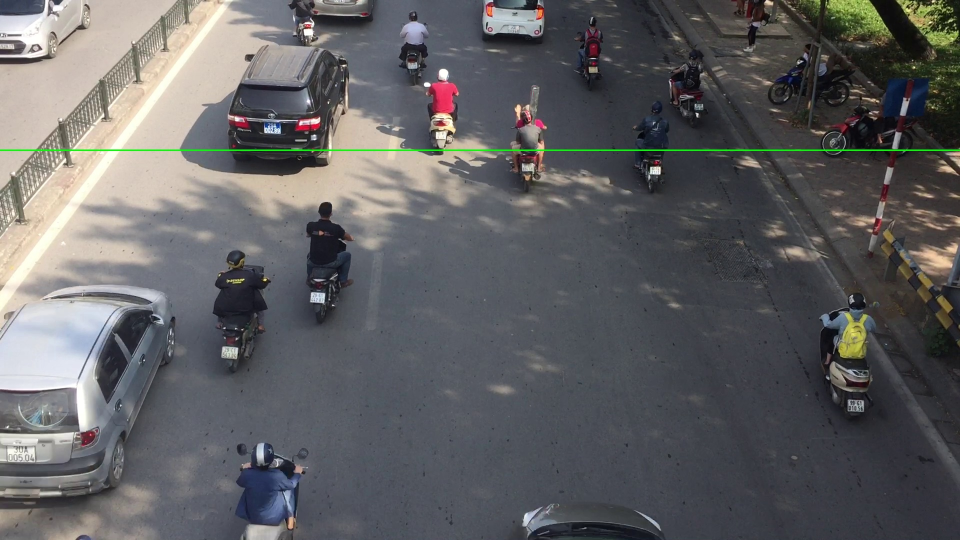
#> input picture Implementation/hope6Crop/1012.jpg, 1920 x 1080 px, given in place of 1081.jpg, which was not available (shown at 1/2 size)
$ python testloop_2.py   (Python 2 division)
#> lines starting #> are read from the running program, lines starting #| are printed output that depends on the picture; after the words box and inside, x2 and y2 are one past the last pixel; in counts of white or black regions, pixels touching at a corner belong together; pictures that were not available may be replaced by others from this repository, and a replacement may not be noted
import sys
from collections import namedtuple
import numpy as np
import cv2
import time
start_time = time.time()
sys.stdout.flush()
count_object=0
Detection = namedtuple("Detection", ["image_path", "gt", "pred"])
face_cascade = cv2.CascadeClassifier('cascade.xml')
#151512neg.xml :
#Precision : 30.7871367966%
#Recall : 51.1606245932%
#F-measure : 0.384412977545

#1515LBP12neg.xml :
#Precision : 33.4039847892%
#Recall : 52.229436018%
#F-measure : 0.407474387885

#1515fullneg.xml :
#Precision : 28.4640250043%
#Recall : 50.8505779029%
#F-measure : 0.364979982968

#1515newHaar12neg.xml :


# define the `Detection` object
#Detection = namedtuple("Detection", ["image_path", "gt", "pred"])
def bb_intersection_over_union(boxA, boxB):
	# determine the (x, y)-coordinates of the intersection rectangle
	xA = max(boxA[0], boxB[0])
	yA = max(boxA[1], boxB[1])#----------------------------------------------
	xB = min(boxA[2], boxB[2])
	yB = min(boxA[3], boxB[3])
	# compute the area of intersection rectangle
	interArea = (xB - xA ) * (yB - yA )#+1 de lam gi
	# compute the area of both the prediction and ground-truth
	# rectangles
	boxAArea = (boxA[2] - boxA[0]) * (boxA[3] - boxA[1])#+1 de lam gi
	boxBArea = (boxB[2] - boxB[0]) * (boxB[3] - boxB[1])#+1 de lam gi
	# compute the intersection over union by taking the intersection
	# area and dividing it by the sum of prediction + ground-truth
	# areas - the interesection area
	iou = interArea / float(boxAArea + boxBArea - interArea)

	# return the intersection over union value
	return iou

def doOverlap(x0,y0,x1,y1,a0,b0,a1,b1):
	overLap = True

	# determine if the rectangle is on the side or over each other or not
	if (x0 > a1) or (a0 > x1) or (y1 < b0) or (b1 < y0):
		overLap = False
	return overLap

#return true if number and false if not
def isInt(s):
    try:
        int(s)
        return True
    except ValueError:
        return False

todo=0
dim = (800,800)
sumPrecision = 0
sumRecall = 0
count_line=0
#open file
with open("test2.txt") as f:
	#loop through each line in location.txt
#> (reads Implementation/test2.txt from the repository)
	for line in f:
		list = []
		count_line+=1
		i=0
		#break line (after each space) ex: 1.JPG numObject x11 y11 x12 y12 x21 y21 x22 y22 into element ["1.JPG","numObject",...]
		for token in line.split():
			list.append(token)#add element in the end of list

		input_true = []
		predPositive=0
		truePositive=0
		while i<len(list): #loop through whole line
			try:
			#check if the input is a number or not
			#if it isnt a number -> path name
				if isInt(list[i]):
					if i==1:
						numObject = list[i] #numObject = number of objects in image
						print "no of object : "+numObject
					else:
						input_true.append(list[i])#add coor in end of list
				else:
					path=list[i]#path = path name
					print "image path : "+path
			finally:
				i+=1
		img = cv2.imread("hope6Crop/"+str(list[0]))
#> img is the input picture: shape (1080, 1920, 3); mean B, G, R 98.2, 96.5, 96.6
		gray = cv2.cvtColor(img, cv2.COLOR_BGR2GRAY)
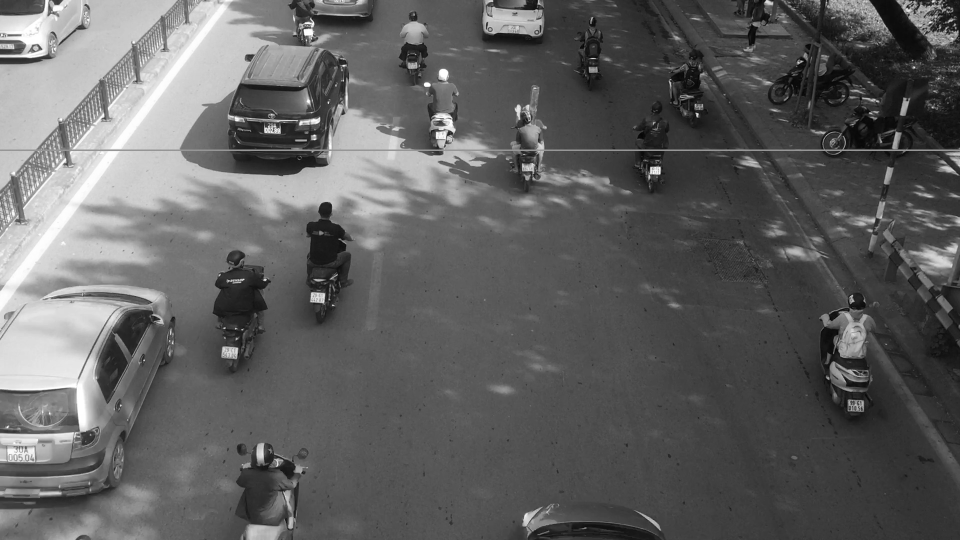
#> gray: shape (1080, 1920) (shown at 1/2 size); min 0, max 255, mean 96.8
		cropGray = gray[300:np.size(gray,0),0:np.size(gray,1)]
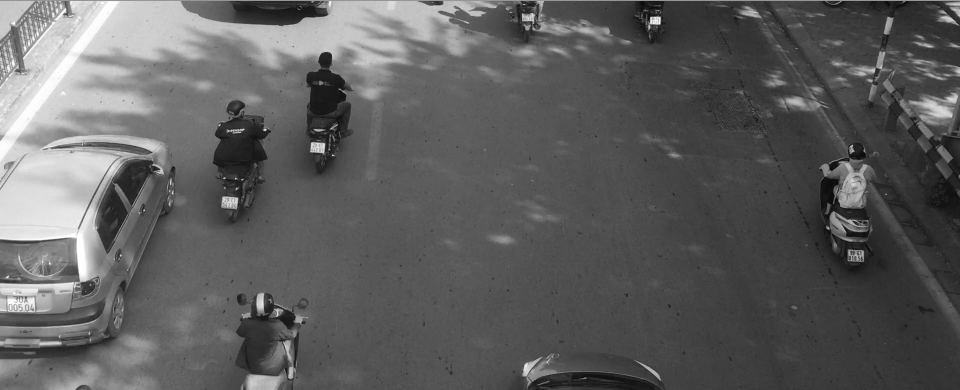
#> cropGray: shape (780, 1920) (shown at 1/2 size); min 0, max 255, mean 94.2
		faces = face_cascade.detectMultiScale(cropGray, 1.05, 5,minSize=(20,20),maxSize=(66,60))
#> faces = 123 rows, first 6: [772, 0, 22, 22], [1006, 8, 23, 23], [1198, 49, 28, 28], [1412, 98, 31, 31], [634, 99, 32, 32], [946, 124, 39, 39]
		tempInputTrue = 0
		#cv2.rectangle(frame,(0,300),(1920,300),(0,255,0),2)
		#cropGray = gray[245:np.size(gray,0),0:np.size(gray,1)]
		count_match=0
		for i in xrange(1,int(numObject)+1):
			#print i
			count_object+=1
			x11=int(input_true[tempInputTrue])
			x12=int(input_true[tempInputTrue+1])
			x21=int(input_true[tempInputTrue])+int(input_true[tempInputTrue+2])
			x22=int(input_true[tempInputTrue+3])+int(input_true[tempInputTrue+1])
			#----------
			#cv2.rectangle(img,(x11,x12),(x21,x22),(0,255,0),2)
			#loop through each predicted faces
			predPositive=0
			for (x,y,w,h) in faces:
				predPositive+=1
				cv2.rectangle(cropGray,(x,y),(x+w,y+h),(255,0,0),2)
				Detection.gt = [x11,x12,x21,x22]
				Detection.pred = [x,y+300,x+w,y+h+300]
				#cv2.rectangle(img,(x11,x12),(x21,x22),(0,255,0),2)
			#	check overlap if do -> calculate iou
				if doOverlap(x11,x12,x21,x22,x,y+300,x+w,y+h+300):
					iou = bb_intersection_over_union(Detection.gt,Detection.pred)
					#match if iou>0.5
					if iou>0.5:
						count_match+=1
						#print("iou : "+str(iou))
			#index +4
			tempInputTrue+=4
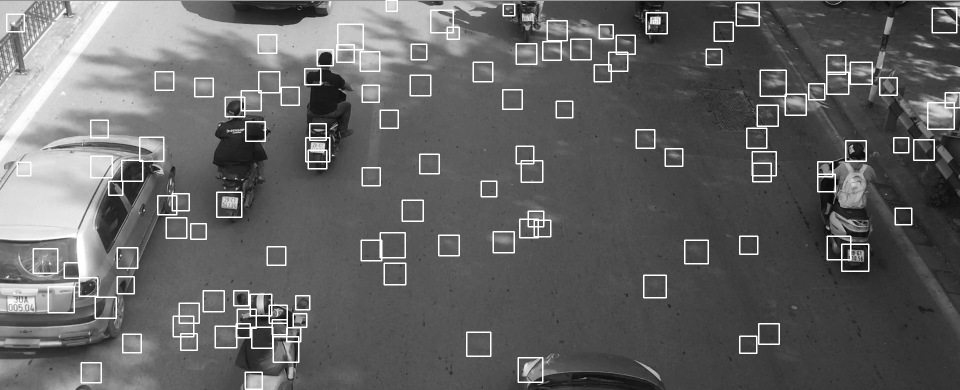
#> cropGray: shape (780, 1920) (shown at 1/2 size); 3.67% of pixels changed, all inside (x1, y1, x2, y2) = (12, 0, 1920, 780)
#> after the loop, count_match = 0; count_object = 6; tempInputTrue = 24
		#calculate Precision and Recall
		truePositive=count_match
#> truePositive = 0
		if predPositive==0:
			Precision=0
		else :
			Precision = truePositive / float(predPositive)
#> Precision = 0
		Recall = truePositive / float(numObject)
#> Recall = 0
		sumRecall+=Recall
#> sumRecall = 0
		sumPrecision+=Precision
#> sumPrecision = 0
		print("Precision : {}/{} = {}%".format(truePositive,predPositive,Precision*100))
#| Precision : 0/123 = 0.0%
		print("Recall : {}/{} = {}%".format(truePositive,numObject,Recall*100))
#| Recall : 0/6 = 0.0%
		print ""
		#--------------
		#cv2.putText(img, "{} objects".format(i), (10, 30),
		#	cv2.FONT_HERSHEY_SIMPLEX, 1.3, (0, 0, 255), 2)
		resized = cv2.resize(cropGray, dim, interpolation = cv2.INTER_AREA)
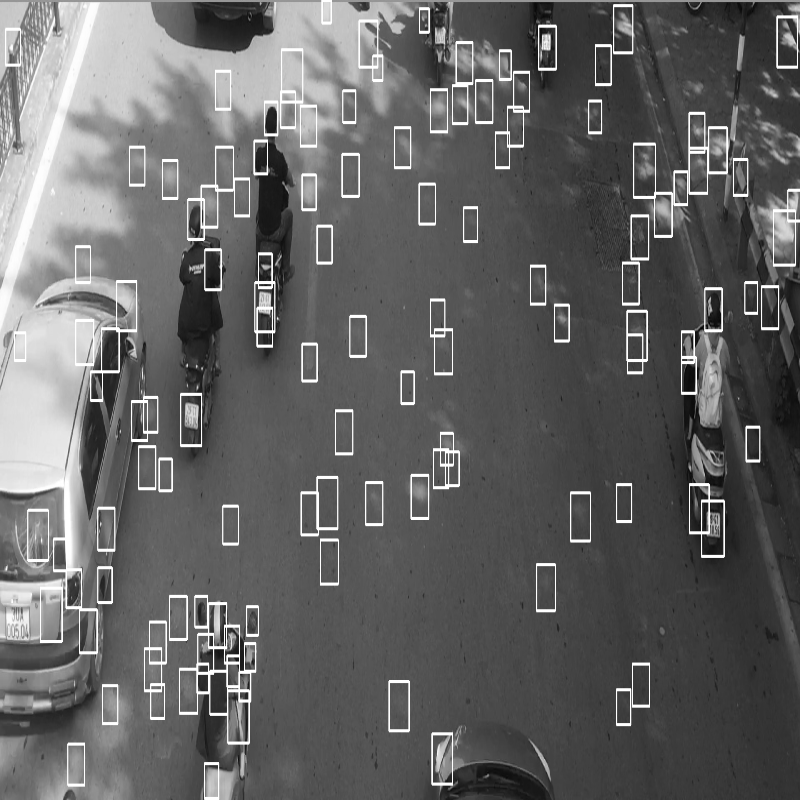
#> resized: shape (800, 800); min 3, max 255, mean 100.1
		#cv2.imshow("frame",resized)
		cv2.waitKey(1)
#> pass 2 of the loop `for line in f:`:
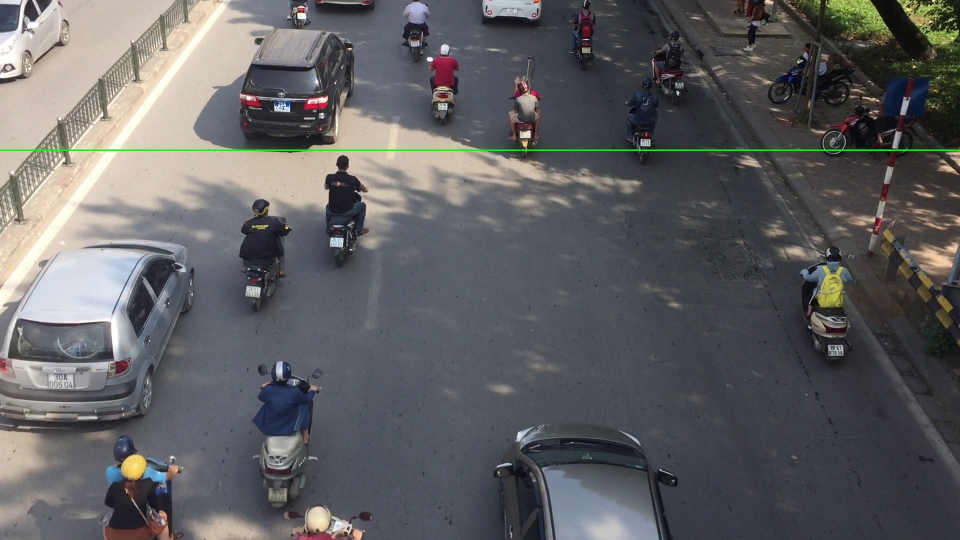
#> input picture Implementation/hope6Crop/1018.jpg, 1920 x 1080 px, given in place of 1084.jpg, which was not available (shown at 1/2 size)
#> img is the input picture: shape (1080, 1920, 3); mean B, G, R 97.6, 96.2, 96.3
#> faces = 115 rows, first 6: [669, 5, 31, 31], [12, 32, 28, 28], [1201, 50, 28, 28], [1033, 87, 38, 38], [1414, 96, 30, 30], [688, 137, 27, 27]
#> the loop `for i in xrange(1,int(numObject)+1):` made 4 passes
#> after the loop `for i in xrange(1,int(numObject)+1):`:
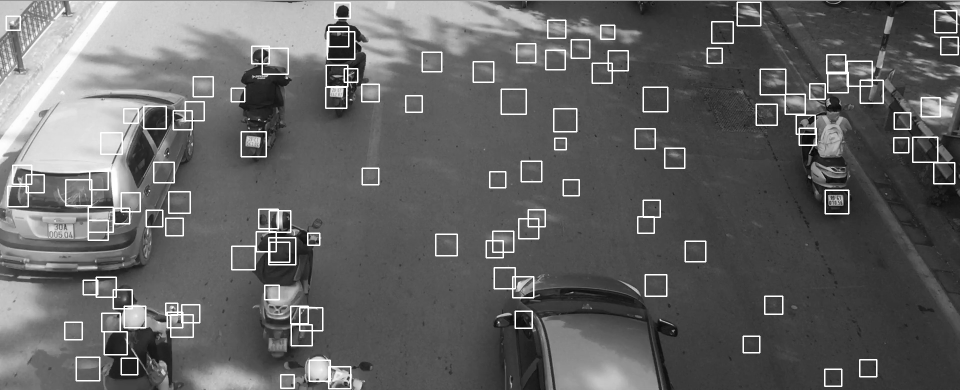
#> cropGray: shape (780, 1920) (shown at 1/2 size); min 0, max 255, mean 100.1
#> after the loop `for i in xrange(1,int(numObject)+1):`: count_match = 0; count_object = 10; tempInputTrue = 16
#| Precision : 0/115 = 0.0%
#| Recall : 0/4 = 0.0%
#> `resized = cv2.resize(cropGray, dim, interpolation = cv2.INTER_AREA)`:
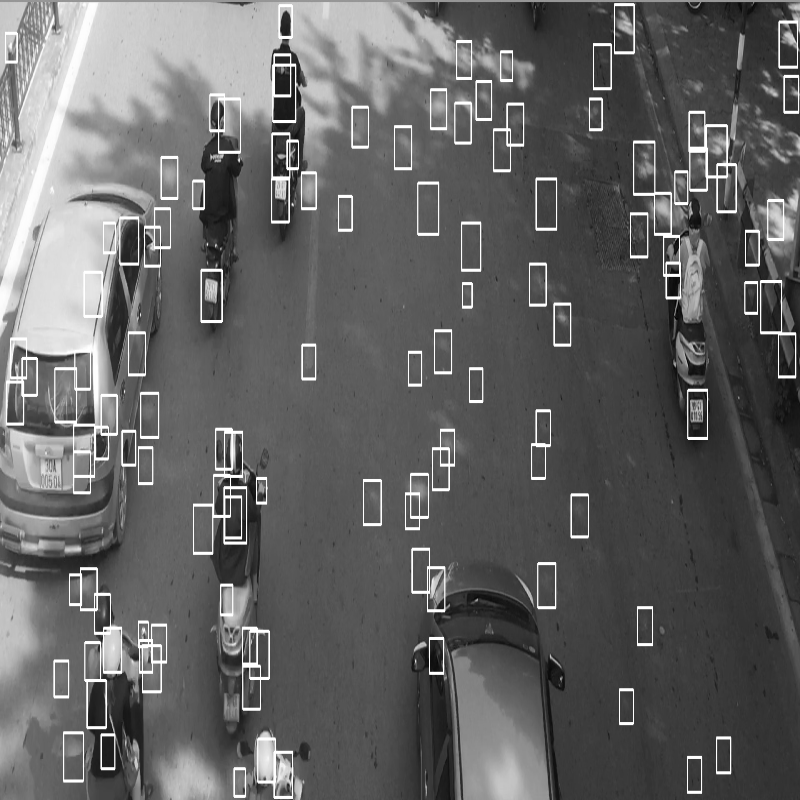
#> resized: shape (800, 800); min 1, max 255, mean 100
#> (the run stopped early here; a loop or call above may not have finished)
